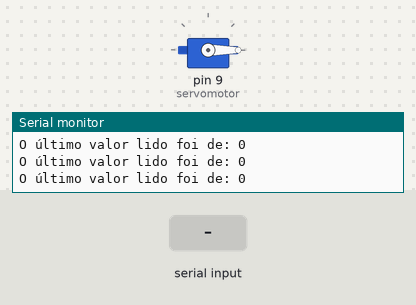
Simulated run of this sketch. Board: Arduino Uno, built with avr-gcc and run on an emulated ATmega328P. On the bench: servo, the last lines printed to the serial monitor. Inputs (shaded band) come from the test bench.

Above: at 1.2 s.
1.3 s: "90,45\n" received over Serial
At 2.1 s:
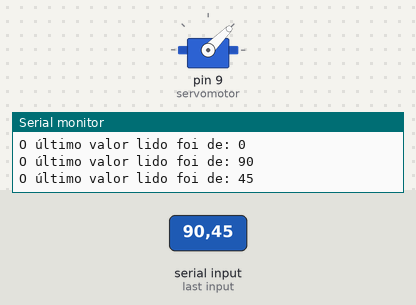
3.8 s: "30,150\n" received over Serial
At 4.6 s:
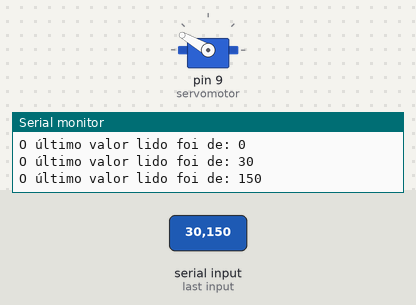
6.3 s: "200\n" received over Serial
At 7.1 s:
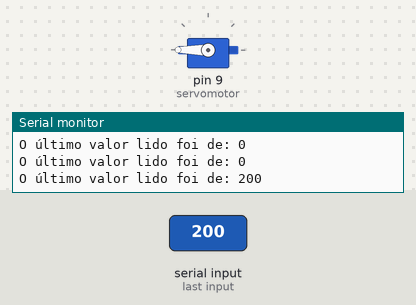
8.8 s: "5\n" received over Serial
At 10.7 s:
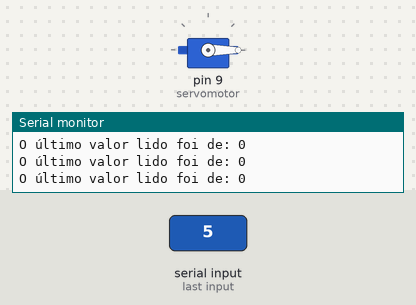
Timing chart, 0 to 12.2 s (numbered marks = the images above; inputs shaded):
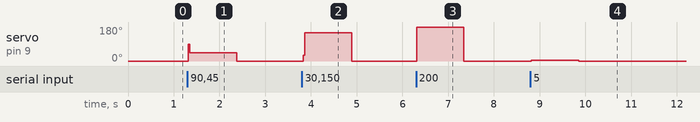

Measured:
- after the input at 1.3 s, servo on pin 9 (servomotor): 0° → 45° at once, → 0° 1.1 s later
- after the input at 3.8 s, servo on pin 9 (servomotor): 0° → 150° at once, → 0° 1.1 s later
- after the input at 6.3 s, servo on pin 9 (servomotor): 0° → 180° at once, → 0° 1.0 s later
- after the input at 8.8 s, servo on pin 9 (servomotor): 0° → 5° at once, → 0° 1.0 s later

The sketch:

testes_com_servo.ino
```cpp
#include <Servo.h>
#define servomotor 9
Servo myservo;


void setup() {
  // put your setup code here, to run once:
  myservo.attach(servomotor);
  Serial.begin(9600);

}
int angulo=0;

void loop() {
  // put your main code here, to run repeatedly:
 if(Serial.available()>0)
 angulo = Serial.parseInt(); //pega somente valores inteiros
 myservo.write(angulo);
 delay(15);
 Serial.print("O último valor lido foi de: ");
 Serial.println(angulo);
}
```
